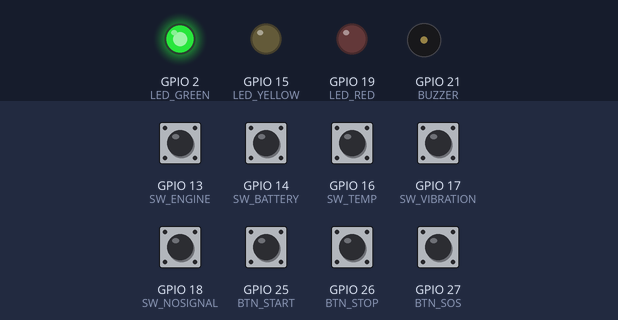
The program below on a simulated ESP32. Shown: output pins drawn as LEDs (lit = HIGH), buzzer (waves = sounding, pin HIGH). The test bench sets the inputs (shaded band); at power-on: GPIO 13 (SW_ENGINE), GPIO 14 (SW_BATTERY), GPIO 16 (SW_TEMP), GPIO 17 (SW_VIBRATION), GPIO 18 (SW_NOSIGNAL), GPIO 25 (BTN_START), GPIO 26 (BTN_STOP), GPIO 27 (BTN_SOS) HIGH. What the program prints to the serial monitor is not drawn.

Above: at 1.7 s.
1.8 s: GPIO 27 (BTN_SOS) pulled LOW for 0.15 s
At 3.2 s:
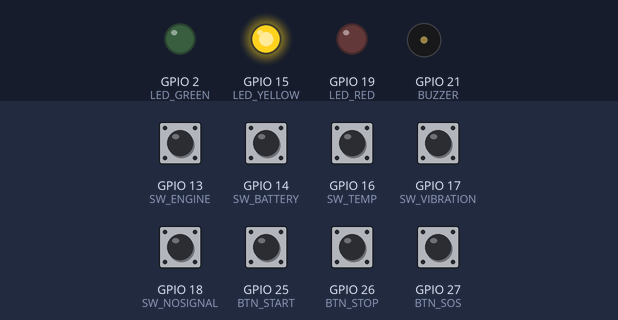
3.5 s: GPIO 25 (BTN_START) pulled LOW for 0.15 s
At 4.5 s:
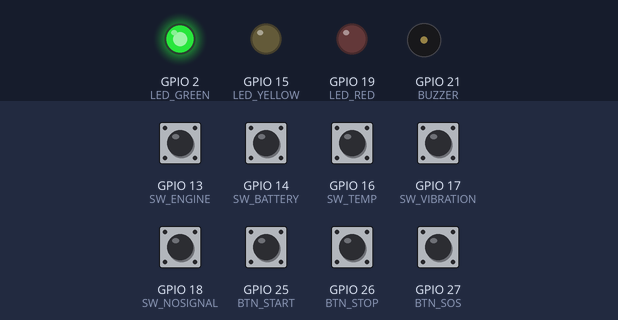
5.1 s: GPIO 13 (SW_ENGINE) pulled LOW for 0.15 s
At 5.25 s:
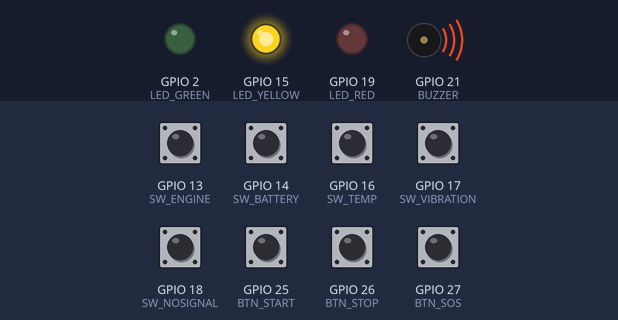
8.3 s: GPIO 25 (BTN_START) pulled LOW for 1 s
At 9.4 s:
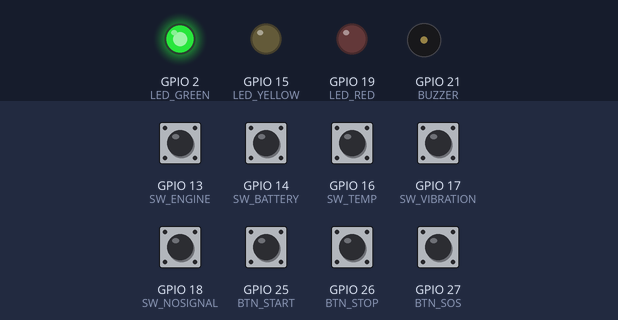
10.8 s: GPIO 14 (SW_BATTERY) pulled LOW for 0.15 s
At 11.3 s:
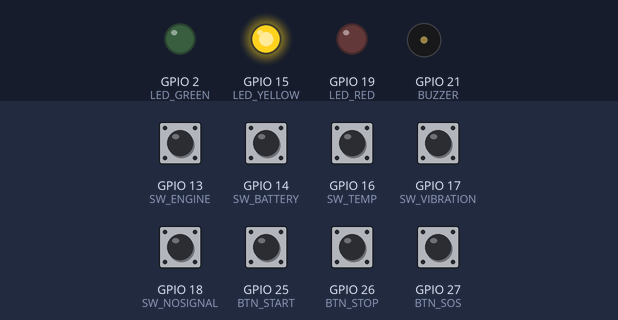
Timing chart, 0 to 13.4 s (numbered marks = the images above; inputs shaded):
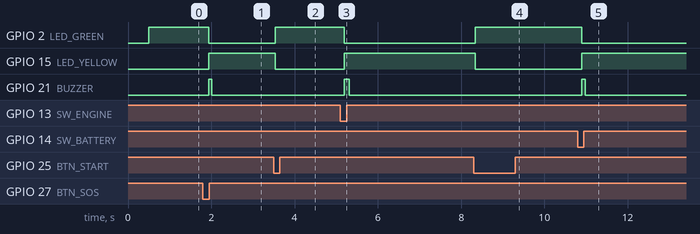

The program:

main.cpp
```cpp
#include <Arduino.h>

// ============================================================
// LOGI-PULSE
// Smart Truck Breakdown Detection + SOS Verification
// ESP32 + Wokwi + VS Code
// ============================================================

// ---------------- PIN CONFIGURATION ----------------
const int BTN_START = 25;       // Start route
const int BTN_STOP  = 26;       // Normal stop
const int BTN_SOS   = 27;       // Driver SOS

const int SW_ENGINE    = 13;    // Engine fault
const int SW_BATTERY   = 14;    // Battery fault
const int SW_TEMP      = 16;    // High temperature
const int SW_VIBRATION = 17;    // Abnormal vibration
const int SW_NOSIGNAL  = 18;    // No signal simulation

const int LED_GREEN  = 2;       // Normal
const int LED_YELLOW = 15;      // Verify
const int LED_RED    = 19;      // Breakdown
const int BUZZER     = 21;

// ---------------- VEHICLE CONFIG ----------------
const char* VEHICLE_ID = "V23";

const float VIRTUAL_SPEED_KMH = 60.0;

// Wokwi demo:
// 0.50 virtual km per real second
// 10 seconds = 5 km
const float DEMO_KM_PER_SECOND = 0.50;

const float MIN_MOVEMENT_KM = 3.0;

// ---------------- STATE ----------------
bool routeActive = false;
bool truckStopped = true;
bool breakdownConfirmed = false;
bool claimReceived = false;

float distanceKm = 0.0;
float currentSpeedKmh = 0.0;

unsigned long lastDistanceUpdate = 0;
unsigned long lastPrint = 0;

// Button states
bool lastStartState = HIGH;
bool lastStopState = HIGH;
bool lastSOSState = HIGH;

// ============================================================
// LED FUNCTIONS
// ============================================================

void setReadyLEDs() {
  digitalWrite(LED_GREEN, HIGH);
  digitalWrite(LED_YELLOW, LOW);
  digitalWrite(LED_RED, LOW);
}

void setVerificationLEDs() {
  digitalWrite(LED_GREEN, LOW);
  digitalWrite(LED_YELLOW, HIGH);
  digitalWrite(LED_RED, LOW);
}

void setBreakdownLEDs() {
  digitalWrite(LED_GREEN, LOW);
  digitalWrite(LED_YELLOW, LOW);
  digitalWrite(LED_RED, HIGH);
}

// ============================================================
// BUZZER
// ============================================================

void beep(int ms) {
  digitalWrite(BUZZER, HIGH);
  delay(ms);
  digitalWrite(BUZZER, LOW);
}

// ============================================================
// BUTTON DEBOUNCE
// ============================================================

bool buttonPressed(int pin, bool &lastState) {

  bool currentState = digitalRead(pin);

  bool pressed =
      (lastState == HIGH && currentState == LOW);

  if (pressed) {
    delay(30);
    currentState = digitalRead(pin);
  }

  lastState = currentState;

  return pressed;
}

// ============================================================
// SENSOR INPUTS
// ============================================================

bool engineFault() {
  return digitalRead(SW_ENGINE) == LOW;
}

bool batteryFault() {
  return digitalRead(SW_BATTERY) == LOW;
}

bool temperatureFault() {
  return digitalRead(SW_TEMP) == LOW;
}

bool vibrationFault() {
  return digitalRead(SW_VIBRATION) == LOW;
}

bool physicalFaultPresent() {

  return engineFault() ||
         batteryFault() ||
         temperatureFault() ||
         vibrationFault();
}

const char* transportSource() {

  if (digitalRead(SW_NOSIGNAL) == LOW)
    return "LoRa/Satellite";

  return "WIFI";
}

// ============================================================
// BREAKDOWN CONFIDENCE SCORE
// ============================================================

int calculateConfidenceScore() {

  int score = 0;

  // Truck stopped
  if (truckStopped)
    score += 20;

  // Truck actually travelled before stopping
  if (distanceKm >= MIN_MOVEMENT_KM)
    score += 10;

  // Physical evidence
  if (engineFault())
    score += 30;

  if (batteryFault())
    score += 15;

  if (temperatureFault())
    score += 15;

  if (vibrationFault())
    score += 10;

  if (score > 100)
    score = 100;

  return score;
}

// ============================================================
// CLASSIFICATION
// ============================================================

const char* classificationFromScore(int score) {

  if (score >= 70)
    return "HIGH CONFIDENCE - BREAKDOWN SUPPORTED";

  if (score >= 40)
    return "NEEDS VERIFICATION";

  return "LOW CONFIDENCE - STOP ONLY / WEAK EVIDENCE";
}

// ============================================================
// PRINT EVIDENCE
// ============================================================

void printEvidence() {

  int score = calculateConfidenceScore();

  Serial.println();
  Serial.println("================================================");
  Serial.println("       PROOF-OF-BREAKDOWN VERIFICATION");
  Serial.println("================================================");

  Serial.printf("Vehicle ID            : %s\n", VEHICLE_ID);

  Serial.printf(
      "Truck stopped         : %s\n",
      truckStopped ? "YES" : "NO"
  );

  Serial.printf(
      "Current speed         : %.1f km/h\n",
      currentSpeedKmh
  );

  Serial.printf(
      "Distance before event : %.2f km\n",
      distanceKm
  );

  Serial.printf(
      "Engine fault          : %s\n",
      engineFault() ? "YES" : "NO"
  );

  Serial.printf(
      "Battery abnormal      : %s\n",
      batteryFault() ? "YES" : "NO"
  );

  Serial.printf(
      "Temperature abnormal  : %s\n",
      temperatureFault() ? "YES" : "NO"
  );

  Serial.printf(
      "Vibration abnormal    : %s\n",
      vibrationFault() ? "YES" : "NO"
  );

  Serial.printf(
      "Confidence score      : %d%%\n",
      score
  );

  Serial.printf(
      "Classification        : %s\n",
      classificationFromScore(score)
  );

  Serial.println("-----------------------------------------------");

  if (score >= 70) {

    Serial.println(
        "DECISION: BREAKDOWN CONFIRMED / RECOVERY MAY START"
    );

  } else if (score >= 40) {

    Serial.println(
        "DECISION: REQUEST INSPECTION / PHOTO / VIDEO"
    );

  } else {

    Serial.println(
        "DECISION: DO NOT REASSIGN YET - REQUEST VERIFICATION"
    );
  }

  Serial.println("================================================");
  Serial.flush();
}

// ============================================================
// SOS PACKET
// ============================================================

void sendSOS(const char* trigger) {

  int score = calculateConfidenceScore();

  const char* classification =
      classificationFromScore(score);

  String json = "{";

  json += "\"vehicle_id\":\"";
  json += VEHICLE_ID;
  json += "\",";

  json += "\"event\":\"BREAKDOWN_SOS\",";

  json += "\"trigger\":\"";
  json += trigger;
  json += "\",";

  json += "\"speed_kmh\":";
  json += String(currentSpeedKmh, 1);
  json += ",";

  json += "\"distance_km\":";
  json += String(distanceKm, 2);
  json += ",";

  json += "\"engine_fault\":";
  json += engineFault() ? "true" : "false";
  json += ",";

  json += "\"battery_fault\":";
  json += batteryFault() ? "true" : "false";
  json += ",";

  json += "\"temperature_fault\":";
  json += temperatureFault() ? "true" : "false";
  json += ",";

  json += "\"vibration_fault\":";
  json += vibrationFault() ? "true" : "false";
  json += ",";

  json += "\"confidence\":";
  json += String(score);
  json += ",";

  json += "\"classification\":\"";
  json += classification;
  json += "\",";

  json += "\"source\":\"";
  json += transportSource();
  json += "\"";

  json += "}";

  Serial.println();
  Serial.println("*************** SOS PACKET ***************");

  Serial.println(json);

  Serial.printf(
      "Transport source : %s\n",
      transportSource()
  );

  Serial.println("******************************************");
  Serial.flush();

  if (score >= 70) {

    setBreakdownLEDs();

    beep(200);
    delay(100);
    beep(200);

  } else if (score >= 40) {

    setVerificationLEDs();

    beep(120);

  } else {

    setVerificationLEDs();

    beep(80);
  }
}

// ============================================================
// START ROUTE
// ============================================================

void startRoute() {

  routeActive = true;

  truckStopped = false;

  breakdownConfirmed = false;

  claimReceived = false;

  distanceKm = 0.0;

  currentSpeedKmh = VIRTUAL_SPEED_KMH;

  lastDistanceUpdate = millis();
  lastPrint = 0;

  Serial.printf(
      "MOVING | Speed: %.1f km/h | Distance: %.2f km\n",
      currentSpeedKmh,
      distanceKm
  );

  setReadyLEDs();

  Serial.println();
  Serial.println("========== ROUTE STARTED ==========");

  Serial.printf(
      "Vehicle ID    : %s\n",
      VEHICLE_ID
  );

  Serial.printf(
      "Virtual speed : %.1f km/h\n",
      currentSpeedKmh
  );

  Serial.println(
      "Truck is moving..."
  );

  Serial.println(
      "==================================="
  );
}

// ============================================================
// NORMAL STOP
// ============================================================

void normalStop() {

  if (!routeActive) {
    Serial.println();
    Serial.println("Truck is already stopped. Evaluating vehicle evidence...");
    printEvidence();
    return;
  }

  routeActive = false;

  truckStopped = true;

  currentSpeedKmh = 0.0;

  Serial.println();
  Serial.println("========== TRUCK STOPPED ==========");

  Serial.printf(
      "Distance travelled : %.2f km\n",
      distanceKm
  );

  Serial.println(
      "STOP alone does NOT prove breakdown."
  );

  if (physicalFaultPresent()) {

    breakdownConfirmed = true;

    Serial.println(
        "Physical fault evidence detected."
    );

    printEvidence();

    sendSOS(
        "AUTOMATIC_BREAKDOWN_DETECTED"
    );

  } else {

    setVerificationLEDs();

    printEvidence();
  }
}

// ============================================================
// DRIVER SOS
// ============================================================

void processDriverSOS() {

  claimReceived = true;

  routeActive = false;

  truckStopped = true;

  currentSpeedKmh = 0.0;

  Serial.println();
  Serial.println("========== DRIVER SOS ==========");

  Serial.println(
      "Driver reported: TRUCK BREAKDOWN"
  );

  Serial.println(
      "SOS claim is NOT proof by itself."
  );

  Serial.println(
      "Checking vehicle evidence..."
  );

  int score =
      calculateConfidenceScore();

  breakdownConfirmed =
      (score >= 70);

  printEvidence();

  sendSOS(
      "DRIVER_SOS_CLAIM"
  );
}

// ============================================================
// AUTOMATIC BREAKDOWN DETECTION
// ============================================================

void monitorForAutomaticBreakdown() {

  if (!routeActive)
    return;

  // In Wokwi, activating any fault switch while
  // the truck is moving simulates a sudden failure.

  if (physicalFaultPresent()) {

    routeActive = false;

    truckStopped = true;

    currentSpeedKmh = 0.0;

    breakdownConfirmed = true;

    Serial.println();
    Serial.println(
        "!!!!!!!! AUTOMATIC BREAKDOWN DETECTED !!!!!!!!"
    );

    Serial.println(
        "Physical fault appeared while vehicle was moving."
    );

    Serial.println(
        "Virtual vehicle stopped automatically."
    );

    printEvidence();

    sendSOS(
        "AUTOMATIC_SENSOR_DETECTION"
    );
  }
}

// ============================================================
// MOVEMENT SIMULATION
// ============================================================

void updateDistance() {

  if (!routeActive)
    return;

  unsigned long now = millis();

  unsigned long elapsedMs =
      now - lastDistanceUpdate;

  lastDistanceUpdate = now;

  float elapsedSeconds =
      elapsedMs / 1000.0;

  distanceKm +=
      elapsedSeconds * DEMO_KM_PER_SECOND;

  if (now - lastPrint >= 1000) {

    lastPrint = now;

    Serial.printf(
        "MOVING | Speed: %.1f km/h | Distance: %.2f km\n",
        currentSpeedKmh,
        distanceKm
    );
  }
}

// ============================================================
// SETUP
// ============================================================

void setup() {

  Serial.begin(115200);

  delay(500);

  // Buttons
  pinMode(
      BTN_START,
      INPUT_PULLUP
  );

  pinMode(
      BTN_STOP,
      INPUT_PULLUP
  );

  pinMode(
      BTN_SOS,
      INPUT_PULLUP
  );

  // Fault switches
  pinMode(
      SW_ENGINE,
      INPUT_PULLUP
  );

  pinMode(
      SW_BATTERY,
      INPUT_PULLUP
  );

  pinMode(
      SW_TEMP,
      INPUT_PULLUP
  );

  pinMode(
      SW_VIBRATION,
      INPUT_PULLUP
  );

  pinMode(
      SW_NOSIGNAL,
      INPUT_PULLUP
  );

  // Outputs
  pinMode(
      LED_GREEN,
      OUTPUT
  );

  pinMode(
      LED_YELLOW,
      OUTPUT
  );

  pinMode(
      LED_RED,
      OUTPUT
  );

  pinMode(
      BUZZER,
      OUTPUT
  );

  digitalWrite(
      BUZZER,
      LOW
  );

  setReadyLEDs();

  Serial.println();
  Serial.println("================================================");
  Serial.println("             LOGI-PULSE TRUCK NODE");
  Serial.println("     SMART BREAKDOWN + SOS VERIFICATION");
  Serial.println("================================================");

  Serial.println("START  = Start virtual truck");

  Serial.println("STOP   = Normal stop");

  Serial.println("SOS    = Driver breakdown claim");

  Serial.println(
      "ENGINE/BATTERY/TEMP/VIBRATION = Vehicle evidence"
  );

  Serial.println(
      "NO SIGNAL = Simulated LoRa/Satellite"
  );

  Serial.println();

  Serial.println(
      "IMPORTANT:"
  );

  Serial.println(
      "Truck STOP alone does not mean breakdown."
  );

  Serial.println(
      "SOS alone does not prove breakdown."
  );

  Serial.println(
      "Independent physical evidence is checked."
  );

  Serial.println(
      "================================================"
  );
  Serial.println("READY. Press START (Green) to begin route,");
  Serial.println("SOS (Red) to report breakdown, or STOP (Blue) to verify.");
  Serial.println("================================================");
  Serial.flush();
}

// ============================================================
// LOOP
// ============================================================

void loop() {

  updateDistance();

  monitorForAutomaticBreakdown();

  if (
      buttonPressed(
          BTN_START,
          lastStartState
      )
  ) {

    startRoute();
  }

  if (
      buttonPressed(
          BTN_STOP,
          lastStopState
      )
  ) {

    normalStop();
  }

  if (
      buttonPressed(
          BTN_SOS,
          lastSOSState
      )
  ) {

    processDriverSOS();
  }

  delay(10);
}
```

Measured:
- after the input at 1.8 s, GPIO 2 (LED_GREEN): HIGH → LOW after 0.13 s; GPIO 15 (LED_YELLOW): LOW → HIGH after 0.13 s; GPIO 21 (BUZZER): LOW → HIGH after 0.13 s, → LOW 0.08 s later
- after the input at 3.5 s, GPIO 2 (LED_GREEN): LOW → HIGH at once; GPIO 15 (LED_YELLOW): HIGH → LOW at once
- after the input at 5.1 s, GPIO 2 (LED_GREEN): HIGH → LOW after 0.10 s; GPIO 15 (LED_YELLOW): LOW → HIGH after 0.10 s; GPIO 21 (BUZZER): LOW → HIGH after 0.10 s, → LOW 0.12 s later
- after the input at 8.3 s, GPIO 2 (LED_GREEN): LOW → HIGH at once; GPIO 15 (LED_YELLOW): HIGH → LOW at once
- after the input at 10.8 s, GPIO 2 (LED_GREEN): HIGH → LOW after 0.10 s; GPIO 15 (LED_YELLOW): LOW → HIGH after 0.10 s; GPIO 21 (BUZZER): LOW → HIGH after 0.10 s, → LOW 0.08 s later
